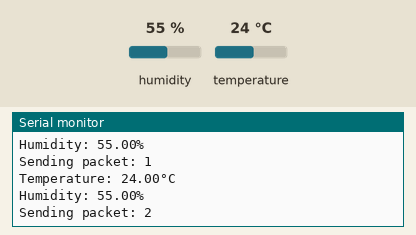
This sketch was run on a simulated Arduino Uno, built with avr-gcc and run on an emulated ATmega328P. On the bench: the last lines printed to the serial monitor. The inputs (shaded band) are chosen by the test bench; at power-on: humidity 55 %, temperature 24 °C. No radio packets arrive unless stated.

Above: at 3.9 s.
4.0 s: humidity set to 22 %
At 6.0 s:
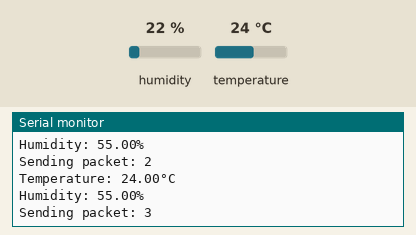
8.0 s: temperature set to 12 °C
At 8.0 s:
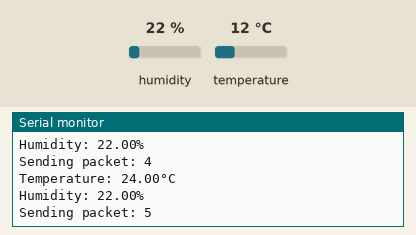
12.0 s: humidity set to 40 %
At 13.6 s:
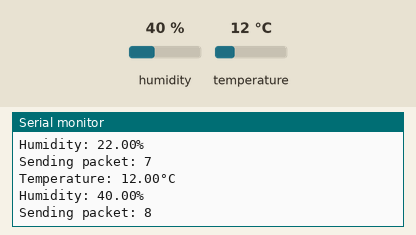
Timing chart, 0 to 15.1 s (numbered marks = the images above; inputs shaded):
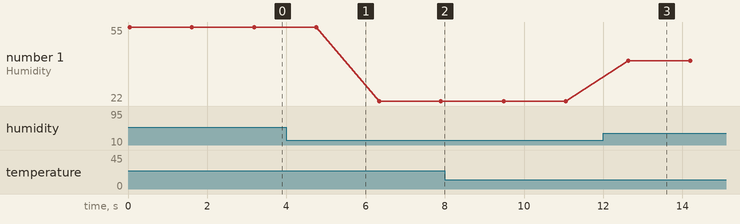

The sketch:

dht11trans.ino
```cpp
#include <Wire.h>
#include <SPI.h>
#include <LoRa.h>
#include <DHT.h>


#define DHTPIN 5          //pin where the dht22 is connected
DHT dht(DHTPIN, DHT11);

#define ss 10
#define rst 9
#define dio0 2


String LoRaMessage = "";
int counter = 0;


void setup()
{
  Serial.begin(115200);
  dht.begin();


  while (!Serial);
  Serial.println("LoRa Sender");
  LoRa.setPins(ss, rst, dio0);
    if (!LoRa.begin(433E6)) {
    Serial.println("Starting LoRa failed!");
    delay(100);
    while (1);
  }
}

void loop()
{

  float h = dht.readHumidity();
  float t = dht.readTemperature();


  if (isnan(h) || isnan(t))
  {
  Serial.println("Failed to read from DHT sensor!");
  return;
  }


  Serial.print("Temperature: ");
  Serial.print(t);
  Serial.println("°C");

  Serial.print("Humidity: ");
  Serial.print(h);
  Serial.println("%");
  Serial.println("");

  Serial.print("Sending packet: ");
  Serial.println(counter);


  LoRaMessage = String(counter) + "@" + String(t) + "$" + String(h);

   // send packet
  LoRa.beginPacket();
  LoRa.print(LoRaMessage);
  LoRa.endPacket();

  counter++;

  delay(1500);
}
```

Measured:
- after the input at 12.0 s, the serial monitor: prints a new line after 0.63 s (image 3)
- plotted number 1: 55 → 22 after the input at 4.0 s, 22 → 40 after the input at 12.0 s
